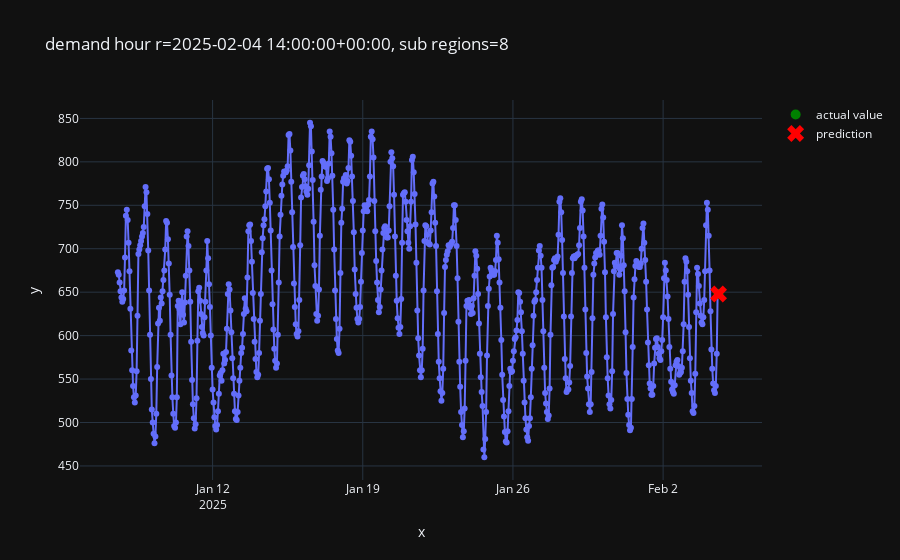

The notebook cell this image was saved under:
### Code cell
from src.plot import plot_one_sample

plot_one_sample(
    example_id=8,
    features=features,
    targets=predictions['predicted_demand'],
    predictions=pd.Series(predictions['predicted_demand'])
)

### Figure 1 — Plotly figure (JSON) as saved in the notebook; plotly's stock layout.template omitted (floating-point values rounded to 4 significant figures; data arrays with more than 128 entries replaced by an {"elided": "..."} marker saying what was removed)
{"data": [{"hovertemplate": "x=%{x}<br>y=%{y}<extra></extra>", "legendgroup": "", "line": {"color": "#636efa", "dash": "solid"}, "marker": {"symbol": "circle"}, "mode": "lines+markers", "name": "", "orientation": "v", "showlegend": false, "type": "scatter", "x": {"elided": "673 str values"}, "xaxis": "x", "y": {"elided": "673 int values"}, "yaxis": "y"}, {"line": {"color": "green"}, "marker": {"size": 10}, "mode": "markers", "name": "actual value", "type": "scatter", "x": ["2025-02-04T14:00:00+00:00"], "y": [648]}, {"line": {"color": "red"}, "marker": {"size": 15, "symbol": "x"}, "mode": "markers", "name": "prediction", "type": "scatter", "x": ["2025-02-04T14:00:00+00:00"], "y": [648]}], "layout": {"legend": {"tracegroupgap": 0}, "title": {"text": "demand hour r=2025-02-04 14:00:00+00:00, sub regions=8"}, "xaxis": {"anchor": "y", "domain": [0, 1], "title": {"text": "x"}}, "yaxis": {"anchor": "x", "domain": [0, 1], "title": {"text": "y"}}}}
